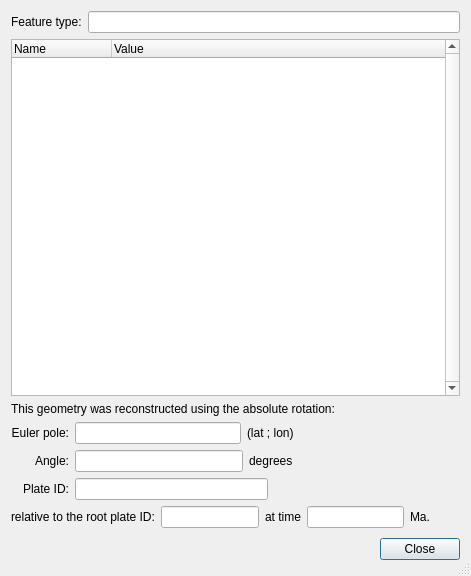
<ui version="4.0" >
 <class>QueryFeaturePropertiesDialog</class>
 <widget class="QDialog" name="QueryFeaturePropertiesDialog" >
  <property name="geometry" >
   <rect>
    <x>0</x>
    <y>0</y>
    <width>471</width>
    <height>576</height>
   </rect>
  </property>
  <property name="windowTitle" >
   <string>Query Feature Properties</string>
  </property>
  <property name="windowIcon" >
   <iconset resource="../qt-resources/qt_widgets.qrc" >:/info_sign_16.png</iconset>
  </property>
  <property name="sizeGripEnabled" >
   <bool>true</bool>
  </property>
  <layout class="QVBoxLayout" >
   <item>
    <layout class="QHBoxLayout" >
     <property name="spacing" >
      <number>6</number>
     </property>
     <property name="leftMargin" >
      <number>0</number>
     </property>
     <property name="topMargin" >
      <number>0</number>
     </property>
     <property name="rightMargin" >
      <number>0</number>
     </property>
     <property name="bottomMargin" >
      <number>0</number>
     </property>
     <item>
      <widget class="QLabel" name="feature_type_label" >
       <property name="text" >
        <string>Feature type:</string>
       </property>
      </widget>
     </item>
     <item>
      <widget class="QLineEdit" name="field_Feature_Type" />
     </item>
    </layout>
   </item>
   <item>
    <widget class="QTreeWidget" name="tree_widget_Properties" >
     <property name="verticalScrollBarPolicy" >
      <enum>Qt::ScrollBarAlwaysOn</enum>
     </property>
     <property name="columnCount" >
      <number>2</number>
     </property>
     <column>
      <property name="text" >
       <string>Name</string>
      </property>
     </column>
     <column>
      <property name="text" >
       <string>Value</string>
      </property>
     </column>
    </widget>
   </item>
   <item>
    <widget class="QLabel" name="label" >
     <property name="text" >
      <string>This geometry was reconstructed using the absolute rotation:</string>
     </property>
    </widget>
   </item>
   <item>
    <layout class="QGridLayout" >
     <item row="0" column="0" >
      <widget class="QLabel" name="label_2" >
       <property name="text" >
        <string>Euler pole:</string>
       </property>
       <property name="alignment" >
        <set>Qt::AlignRight|Qt::AlignTrailing|Qt::AlignVCenter</set>
       </property>
      </widget>
     </item>
     <item row="0" column="1" >
      <layout class="QHBoxLayout" >
       <item>
        <widget class="QLineEdit" name="field_Euler_Pole" />
       </item>
       <item>
        <widget class="QLabel" name="label_6" >
         <property name="text" >
          <string>(lat ; lon)</string>
         </property>
        </widget>
       </item>
       <item>
        <spacer>
         <property name="orientation" >
          <enum>Qt::Horizontal</enum>
         </property>
         <property name="sizeHint" >
          <size>
           <width>40</width>
           <height>20</height>
          </size>
         </property>
        </spacer>
       </item>
      </layout>
     </item>
     <item row="1" column="0" >
      <widget class="QLabel" name="label_3" >
       <property name="text" >
        <string>Angle:</string>
       </property>
       <property name="alignment" >
        <set>Qt::AlignRight|Qt::AlignTrailing|Qt::AlignVCenter</set>
       </property>
      </widget>
     </item>
     <item row="1" column="1" >
      <layout class="QHBoxLayout" >
       <item>
        <widget class="QLineEdit" name="field_Angle" />
       </item>
       <item>
        <widget class="QLabel" name="label_7" >
         <property name="text" >
          <string>degrees</string>
         </property>
        </widget>
       </item>
       <item>
        <spacer>
         <property name="orientation" >
          <enum>Qt::Horizontal</enum>
         </property>
         <property name="sizeHint" >
          <size>
           <width>40</width>
           <height>20</height>
          </size>
         </property>
        </spacer>
       </item>
      </layout>
     </item>
     <item row="2" column="0" >
      <widget class="QLabel" name="label_4" >
       <property name="text" >
        <string>Plate ID:</string>
       </property>
       <property name="alignment" >
        <set>Qt::AlignRight|Qt::AlignTrailing|Qt::AlignVCenter</set>
       </property>
      </widget>
     </item>
     <item row="2" column="1" >
      <layout class="QHBoxLayout" >
       <item>
        <widget class="QLineEdit" name="field_Plate_ID" />
       </item>
       <item>
        <spacer>
         <property name="orientation" >
          <enum>Qt::Horizontal</enum>
         </property>
         <property name="sizeHint" >
          <size>
           <width>40</width>
           <height>20</height>
          </size>
         </property>
        </spacer>
       </item>
      </layout>
     </item>
    </layout>
   </item>
   <item>
    <layout class="QHBoxLayout" >
     <item>
      <widget class="QLabel" name="label_5" >
       <property name="text" >
        <string>relative to the root plate ID:</string>
       </property>
      </widget>
     </item>
     <item>
      <widget class="QLineEdit" name="field_Root_Plate_ID" />
     </item>
     <item>
      <widget class="QLabel" name="label_9" >
       <property name="text" >
        <string>at time</string>
       </property>
      </widget>
     </item>
     <item>
      <widget class="QLineEdit" name="field_Recon_Time" />
     </item>
     <item>
      <widget class="QLabel" name="label_8" >
       <property name="text" >
        <string>Ma.</string>
       </property>
      </widget>
     </item>
     <item>
      <spacer>
       <property name="orientation" >
        <enum>Qt::Horizontal</enum>
       </property>
       <property name="sizeHint" >
        <size>
         <width>40</width>
         <height>20</height>
        </size>
       </property>
      </spacer>
     </item>
    </layout>
   </item>
   <item>
    <layout class="QHBoxLayout" >
     <property name="spacing" >
      <number>6</number>
     </property>
     <property name="leftMargin" >
      <number>0</number>
     </property>
     <property name="topMargin" >
      <number>0</number>
     </property>
     <property name="rightMargin" >
      <number>0</number>
     </property>
     <property name="bottomMargin" >
      <number>0</number>
     </property>
     <item>
      <spacer>
       <property name="orientation" >
        <enum>Qt::Horizontal</enum>
       </property>
       <property name="sizeHint" >
        <size>
         <width>131</width>
         <height>31</height>
        </size>
       </property>
      </spacer>
     </item>
     <item>
      <widget class="QPushButton" name="button_Close" >
       <property name="text" >
        <string>Close</string>
       </property>
      </widget>
     </item>
    </layout>
   </item>
  </layout>
 </widget>
 <resources>
  <include location="../qt-resources/qt_widgets.qrc" />
 </resources>
 <connections>
  <connection>
   <sender>button_Close</sender>
   <signal>clicked()</signal>
   <receiver>QueryFeaturePropertiesDialog</receiver>
   <slot>close()</slot>
   <hints>
    <hint type="sourcelabel" >
     <x>369</x>
     <y>253</y>
    </hint>
    <hint type="destinationlabel" >
     <x>179</x>
     <y>282</y>
    </hint>
   </hints>
  </connection>
 </connections>
</ui>
